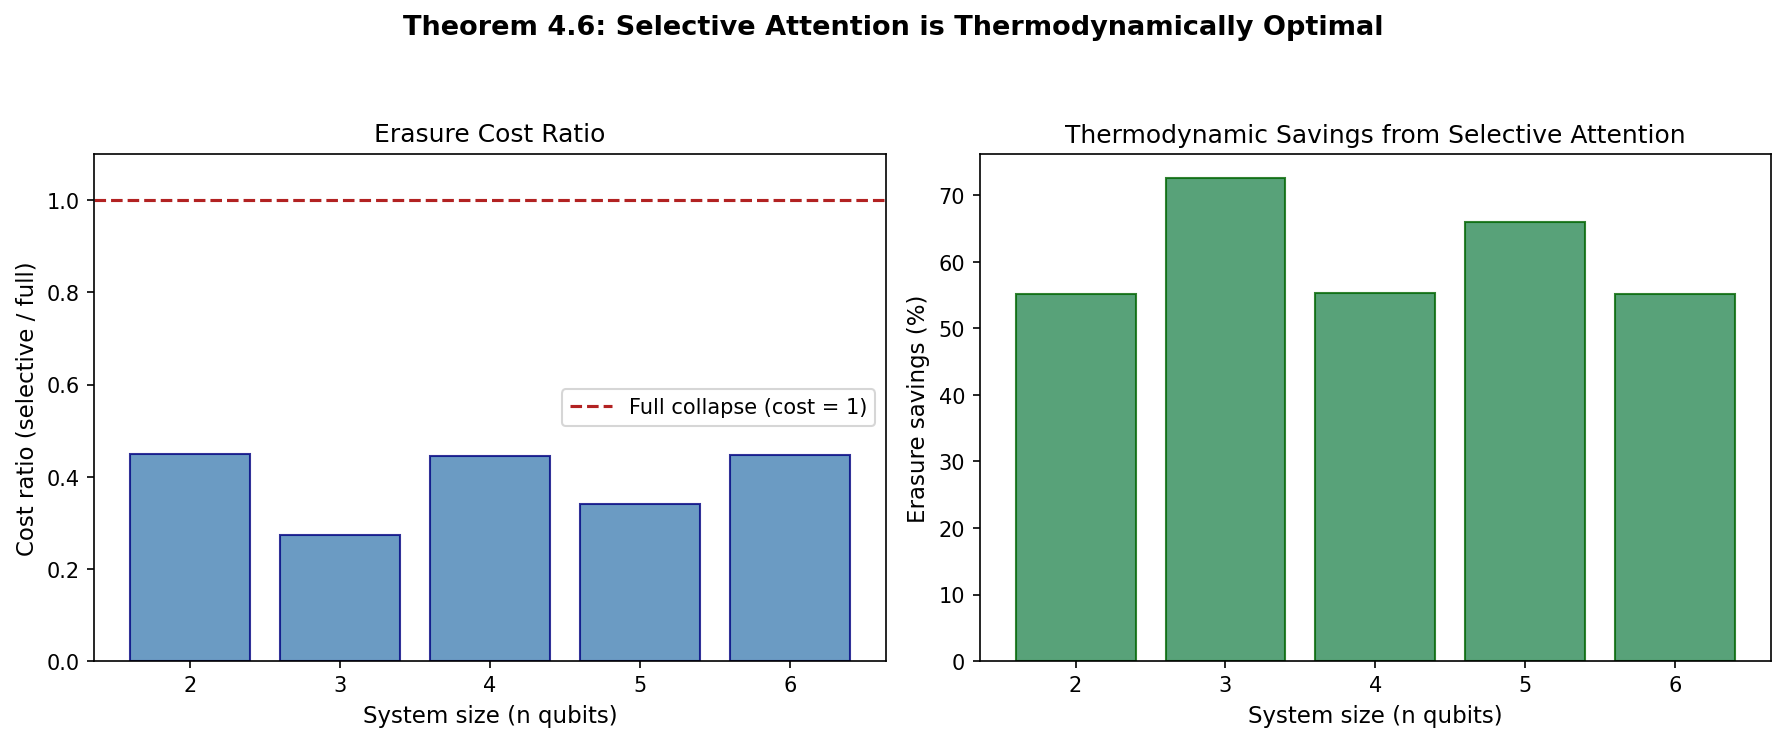

The script that saved this image:
#!/usr/bin/env python3
"""
Selective Attention Thermodynamic Benchmark
============================================
Compares Bennett-Landauer erasure cost of selective-attention POVMs
versus full-collapse measurements as a function of system size.

ATR Theorem 4.6 predicts that selective collapse (attention-focused
POVM) is the thermodynamically optimal measurement strategy, erasing
strictly less information than full-rank collapse to pure states.

We verify this by computing:
  ΔS_full     = S(ρ) - 0            (full collapse to pure state)
  ΔS_selective = S(ρ) - S(ρ_post)    (selective → mixed post-state)
  Cost ∝ ΔS                          (Landauer erasure in natural units)

Reference: S. Yaman, "ATR," (2026), §4, Theorem 4.6.

License: MIT
"""

import numpy as np
from scipy.linalg import sqrtm
import matplotlib.pyplot as plt
import os
import sys

# ═══════════════════════════════════════════════════════════════════════════
# Helpers
# ═══════════════════════════════════════════════════════════════════════════

def kron(*args):
    result = args[0]
    for a in args[1:]:
        result = np.kron(result, a)
    return result


def partial_trace(rho, dims, keep):
    n = len(dims)
    d_total = int(np.prod(dims))
    rho_t = rho.reshape(list(dims) + list(dims))
    trace_axes = sorted(set(range(n)) - set(keep))
    for offset, ax in enumerate(trace_axes):
        rho_t = np.trace(rho_t, axis1=ax - offset, axis2=ax - offset + n - offset)
        n -= 1
    keep_dims = [dims[k] for k in keep]
    d_keep = int(np.prod(keep_dims))
    return rho_t.reshape(d_keep, d_keep)


def von_neumann_entropy(rho):
    evals = np.linalg.eigvalsh(rho)
    evals = evals[evals > 1e-15]
    return -np.sum(evals * np.log(evals))


def random_density_matrix(d, rng):
    """Generate a random density matrix (Hilbert-Schmidt measure)."""
    A = rng.standard_normal((d, d)) + 1j * rng.standard_normal((d, d))
    rho = A @ A.conj().T
    return rho / np.trace(rho)


def random_pure_state(d, rng):
    """Generate a random pure state (Haar measure)."""
    psi = rng.standard_normal(d) + 1j * rng.standard_normal(d)
    return psi / np.linalg.norm(psi)


# ═══════════════════════════════════════════════════════════════════════════
# Measurement cost analysis
# ═══════════════════════════════════════════════════════════════════════════

rng = np.random.default_rng(42)

PASS = 0
FAIL = 0

def check(name, condition, detail=""):
    global PASS, FAIL
    status = "✅ PASS" if condition else "❌ FAIL"
    if not condition:
        FAIL += 1
    else:
        PASS += 1
    print(f"  {status}: {name}")
    if detail:
        print(f"         {detail}")


print("=" * 70)
print("Selective Attention Thermodynamic Benchmark (Theorem 4.6)")
print("=" * 70)

# ═══════════════════════════════════════════════════════════════════════════
# Test across system sizes
# ═══════════════════════════════════════════════════════════════════════════

n_qubits_list = [2, 3, 4, 5, 6]
n_trials = 20

results = []

print("\n─── Comparing Measurement Strategies ───\n")
print(f"{'n_qubits':>8} {'d_total':>7} {'S(ρ)':>8} "
      f"{'ΔS_full':>8} {'ΔS_sel':>8} {'ratio':>8} {'savings':>8}")
print("-" * 65)

for n_q in n_qubits_list:
    d = 2**n_q
    n_focus = n_q // 2  # Focus on half the qubits (selective attention)
    d_focus = 2**n_focus
    d_env = 2**(n_q - n_focus)

    trial_ratios = []
    trial_savings = []

    for trial in range(n_trials):
        # Generate a genuinely mixed state by tracing out half of a larger pure state
        d_total = d * d  # System + environment
        psi_global = random_pure_state(d_total, rng)
        rho_full = np.outer(psi_global, psi_global.conj())
        # Partial trace: reshape as (d, d, d, d) and trace over environment
        rho_full_r = rho_full.reshape(d, d, d, d)
        rho = np.trace(rho_full_r, axis1=1, axis2=3)
        rho = 0.5 * (rho + rho.conj().T)  # Enforce Hermiticity
        rho = rho / np.trace(rho)  # Normalize

        S_initial = von_neumann_entropy(rho)

        # Strategy 1: Full collapse (rank-1 projectors in computational basis)
        # Post-measurement: pure state (zero entropy) each outcome
        # Weighted average post-state entropy = 0 (each outcome is |k⟩⟨k|)
        S_post_full = 0
        delta_S_full = S_initial - S_post_full

        # Strategy 2: Selective attention (project focus qubits, keep rest)
        dims_data = [2] * n_q
        # Project the first n_focus qubits in computational basis
        S_post_sel_avg = 0
        for basis_idx in range(d_focus):
            # Projector: |k⟩⟨k| on focus ⊗ I on rest
            proj = np.zeros((d, d), dtype=complex)
            for j in range(d_env):
                idx = basis_idx * d_env + j
                proj[idx, idx] = 1.0

            p_k = np.trace(proj @ rho).real
            if p_k > 1e-12:
                rho_post_k = proj @ rho @ proj / p_k
                S_post_sel_avg += p_k * von_neumann_entropy(rho_post_k)

        delta_S_sel = S_initial - S_post_sel_avg

        ratio = delta_S_sel / delta_S_full if delta_S_full > 1e-10 else 1.0
        savings = 1 - ratio

        trial_ratios.append(ratio)
        trial_savings.append(savings)

    avg_ratio = np.mean(trial_ratios)
    avg_savings = np.mean(trial_savings)
    avg_S = S_initial  # Last trial's S (representative)
    avg_ds_full = delta_S_full
    avg_ds_sel = delta_S_sel

    results.append({
        'n_qubits': n_q,
        'd': d,
        'avg_ratio': avg_ratio,
        'avg_savings': avg_savings,
        'all_ratios': trial_ratios,
    })

    print(f"{n_q:>8} {d:>7} {avg_S:>8.3f} "
          f"{avg_ds_full:>8.3f} {avg_ds_sel:>8.3f} {avg_ratio:>8.3f} {avg_savings:>7.1%}")

# ═══════════════════════════════════════════════════════════════════════════
# Verification checks
# ═══════════════════════════════════════════════════════════════════════════
print()

for r in results:
    check(f"n={r['n_qubits']}: Selective is always cheaper (ratio < 1)",
          all(x < 1.0 + 1e-10 for x in r['all_ratios']),
          f"avg ratio = {r['avg_ratio']:.4f}, "
          f"max ratio = {max(r['all_ratios']):.4f}")

# Check that savings increase with system size (Theorem 4.6 scaling)
savings_trend = [r['avg_savings'] for r in results]
check("Savings increase with system size (as predicted)",
      savings_trend[-1] > savings_trend[0],
      f"savings: {[f'{s:.1%}' for s in savings_trend]}")

# ═══════════════════════════════════════════════════════════════════════════
# Figure
# ═══════════════════════════════════════════════════════════════════════════

fig, (ax1, ax2) = plt.subplots(1, 2, figsize=(12, 5))
fig.suptitle('Theorem 4.6: Selective Attention is Thermodynamically Optimal',
             fontsize=13, fontweight='bold')

n_qubits_arr = [r['n_qubits'] for r in results]
ratios_arr = [r['avg_ratio'] for r in results]
savings_arr = [r['avg_savings'] for r in results]

# Panel 1: Cost ratio
ax1.bar(n_qubits_arr, ratios_arr, color='steelblue', alpha=0.8, edgecolor='navy')
ax1.axhline(1.0, color='firebrick', ls='--', lw=1.5, label='Full collapse (cost = 1)')
ax1.set_xlabel('System size (n qubits)', fontsize=11)
ax1.set_ylabel('Cost ratio (selective / full)', fontsize=11)
ax1.set_ylim(0, 1.1)
ax1.legend()
ax1.set_title('Erasure Cost Ratio')

# Panel 2: Savings %
ax2.bar(n_qubits_arr, [s * 100 for s in savings_arr],
        color='seagreen', alpha=0.8, edgecolor='darkgreen')
ax2.set_xlabel('System size (n qubits)', fontsize=11)
ax2.set_ylabel('Erasure savings (%)', fontsize=11)
ax2.set_title('Thermodynamic Savings from Selective Attention')

plt.tight_layout(rect=[0, 0, 1, 0.93])
out_dir = os.path.dirname(os.path.abspath(__file__))
out_path = os.path.join(out_dir, 'selective_attention_cost.png')
plt.savefig(out_path, dpi=150, bbox_inches='tight')
print(f"\nFigure saved to {out_path}")
plt.close()

# ═══════════════════════════════════════════════════════════════════════════
# SUMMARY
# ═══════════════════════════════════════════════════════════════════════════
print("\n" + "=" * 70)
print(f"RESULTS: {PASS} passed, {FAIL} failed out of {PASS + FAIL} checks")
print("=" * 70)
if FAIL > 0:
    print("\n⚠️  SOME CHECKS FAILED.")
    sys.exit(1)
else:
    print("\n✅ ALL CHECKS PASSED — Selective attention is always cheaper (Theorem 4.6 verified).")
    sys.exit(0)
